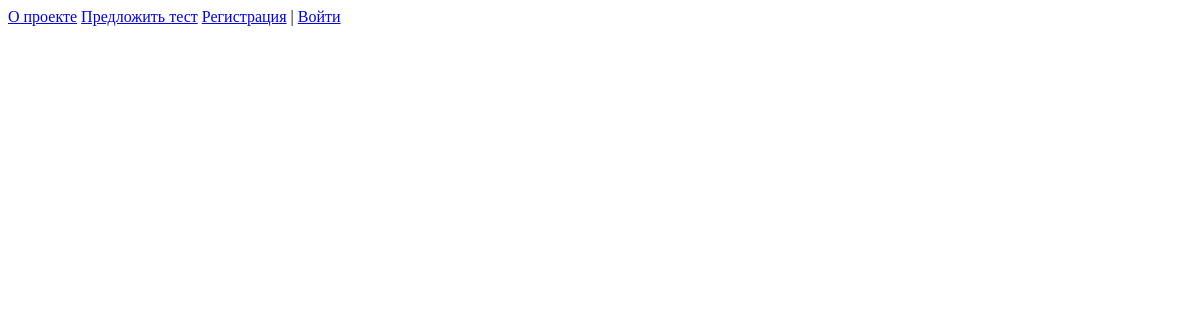
The app's page /, older data.
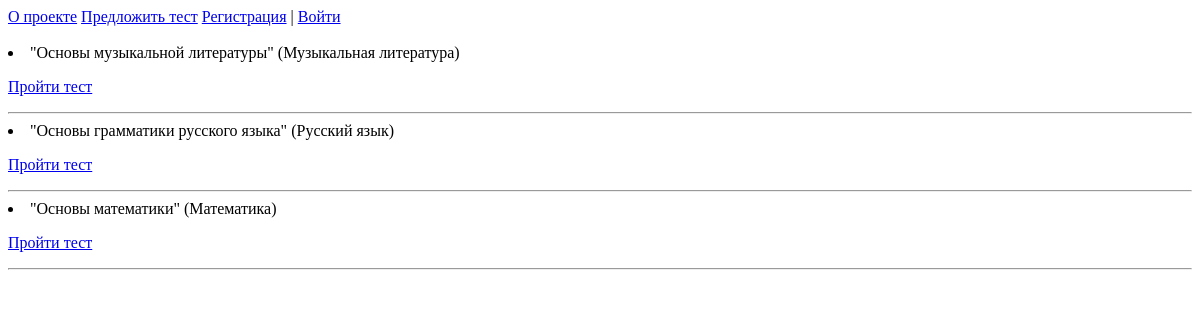
The same page, newer data.
### quiz/models.py (models this page shows)
class Quiz(models.Model):
    name = models.CharField(max_length=300, verbose_name='Название')
    subject = models.CharField(max_length=120, verbose_name='Тематика')
    created_date = models.DateTimeField(auto_now_add=True, verbose_name='Дата создания')
    update_at = models.DateTimeField(auto_now=True, verbose_name='Дата редактирования')
    class Meta:
        verbose_name = 'Тесты'
        verbose_name_plural = 'Тесты'
        ordering = ['-created_date', 'subject']
    def __str__(self):
        return f'"{self.name}" ({self.subject})'
    def get_absolute_url(self):
        return reverse('quiz', kwargs={'pk': self.pk})

### quiz/views.py (the view)
# urls.py: path('', Index.as_view(), name='index'),
class Index(ListView):
    model = Quiz
    template_name = 'quiz/index.html'
    context_object_name = 'quizzes_list'
    def get_context_data(self, **kwargs):
        context = super().get_context_data(**kwargs)
        context['menu'] = menu
        return context

### quiz/templates/quiz/index.html
{% extends 'quiz/general.html' %}
{% block content %}
<br>
  {% for quiz in quizzes_list %}
    <li>{{ quiz }}</li>
    <p><a href="{{ quiz.get_absolute_url }}">Пройти тест</a></p>
    <hr>
  {% endfor %}
{% endblock%}

### quiz/templates/quiz/general.html (shortened to what this page needs)
{% load static %}
<!DOCTYPE html>
<html lang="en">
<head>
  {% block title %}
    <link type="text/css" href="{% static 'quiz/css/style.css' %}" rel="stylesheet">
  {% endblock %}
</head>
<body>
  {% block mainmenu %}
    {% for el in menu%}
    <a href="{% url el.url_name %}">{{ el.title }}</a>
    {% endfor %}
    {% if not request.user.is_authenticated %}
      <a href="{% url 'register' %}">Регистрация</a> | <a href="{% url 'login' %}?next={{ request.path }}">Войти</a>
    {% else %}
      <a href="{% url 'register' %}">Регистрация</a> | <a href="{% url 'logout' %}?next={{ request.path }}">Выйти</a>
    {% endif %}
  <br>
  {% endblock %}
    {% block content %}
    {% endblock %}
</body>
</html>

Row changes from the older to the newer data that the page shows:
added Quiz: name+subject "\"Основы музыкальной литературы\" (Музыкальная литература)"
added Quiz: name+subject "\"Основы грамматики русского языка\" (Русский язык)"
added Quiz: name+subject "\"Основы математики\" (Математика)"
